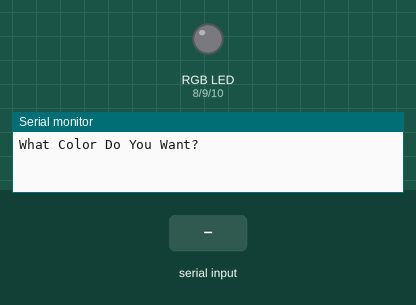
The sketch below on a simulated Arduino Uno, built with avr-gcc and run on an emulated ATmega328P. Parts: an RGB LED mixed from three pins (HIGH = lit), the last lines printed to the serial monitor. The test bench sets the inputs (shaded band).

Above: at 1.2 s.
1.3 s: "red" received over Serial
At 3.2 s:
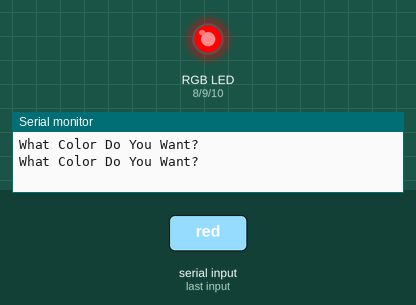
3.8 s: "green" received over Serial
At 5.1 s:
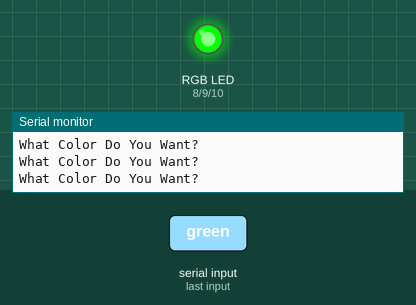
6.3 s: "blue" received over Serial
At 8.2 s:
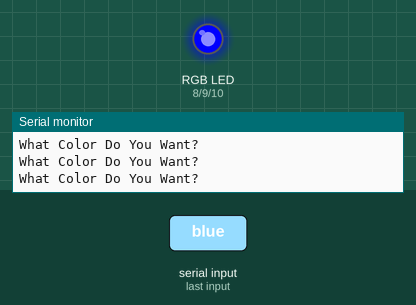
8.8 s: "aqua" received over Serial
At 10.1 s:
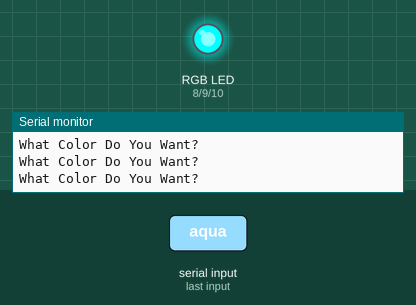
11.3 s: "purple" received over Serial
At 13.3 s:
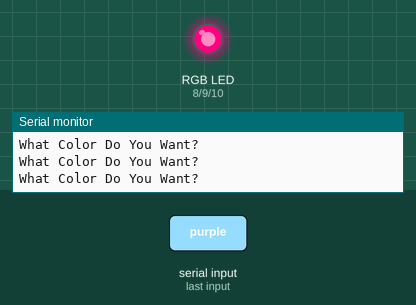
13.8 s: "blue" received over Serial
At 15.1 s:
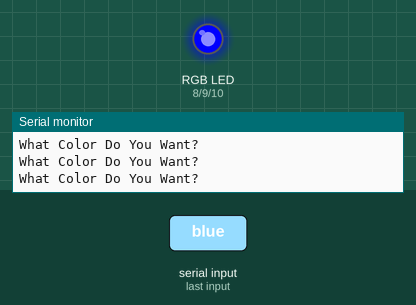
Timing chart, 0 to 16.8 s (numbered marks = the images above; inputs shaded):
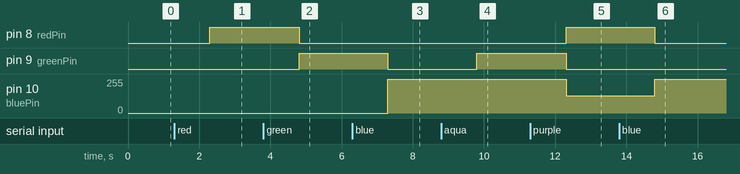

The sketch:

sketch_jan4b.ino
```cpp
int redPin = 8;
int greenPin = 9;
int bluePin = 10;
String myColor;
String msg = "What Color Do You Want? ";

void setup() {
  // put your setup code here, to run once:
  Serial.begin(9600);  // Initialize serial communication
  pinMode(redPin, OUTPUT);
  pinMode(greenPin, OUTPUT);
  pinMode(bluePin, OUTPUT);
}

void loop() {
  // put your main code here, to run repeatedly:
  Serial.println(msg);
  while (Serial.available() == 0) {

  }
  myColor = Serial.readString();
  myColor.trim();  // Remove whitespace and newline characters

  if (myColor == "red") {
    digitalWrite(redPin, HIGH);
    digitalWrite(greenPin, LOW);
    digitalWrite(bluePin, LOW);
  }

  if (myColor == "green") {
    digitalWrite(redPin, LOW);
    digitalWrite(greenPin, HIGH);
    digitalWrite(bluePin, LOW);
  }

  if (myColor == "blue") {
    digitalWrite(redPin, LOW);
    digitalWrite(greenPin, LOW);
    digitalWrite(bluePin, HIGH);
  }

  if (myColor == "off") {
    digitalWrite(redPin, LOW);
    digitalWrite(greenPin, LOW);
    digitalWrite(bluePin, LOW);
  }

  // rgb
  if (myColor == "aqua") {
    analogWrite(redPin, LOW);
    analogWrite(greenPin, 255);
    analogWrite(bluePin, 255);
  }

  if (myColor == "purple") {
    analogWrite(redPin, 128);
    analogWrite(greenPin, 0);
    analogWrite(bluePin, 128);
  }
}
```

Measured:
- after the input at 1.3 s, pin 8 (redPin): LOW → HIGH after 1.0 s
- after the input at 3.8 s, pin 8 (redPin): HIGH → LOW after 1.0 s; pin 9 (greenPin): LOW → HIGH after 1.0 s
- after the input at 6.3 s, pin 9 (greenPin): HIGH → LOW after 1.0 s; pin 10 (bluePin): 0/255 → 255/255 after 1.0 s
- after the input at 8.8 s, pin 9 (greenPin): LOW → HIGH after 1.0 s
- after the input at 11.3 s, pin 8 (redPin): LOW → HIGH after 1.0 s; pin 9 (greenPin): HIGH → LOW after 1.0 s; pin 10 (bluePin): 255/255 → 128/255 after 1.0 s
- after the input at 13.8 s, pin 8 (redPin): HIGH → LOW after 1.0 s; pin 10 (bluePin): 128/255 → 255/255 after 1.0 s
